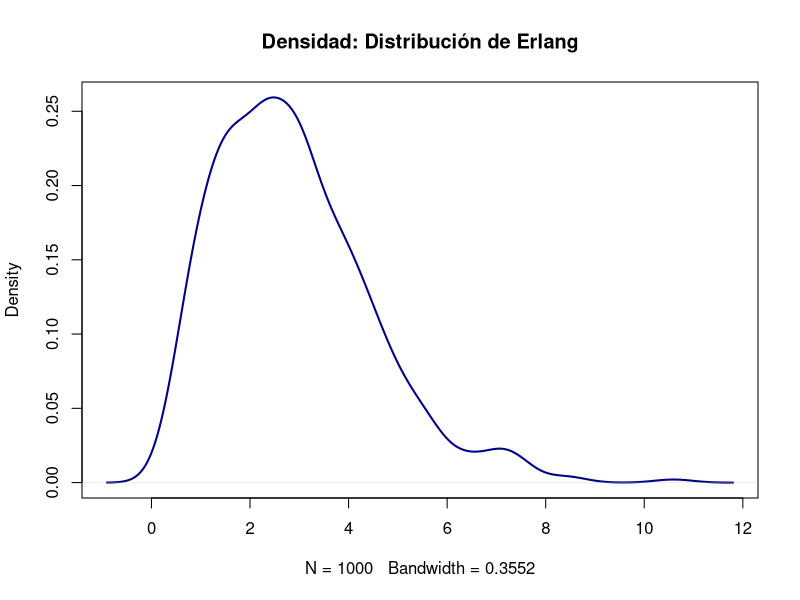
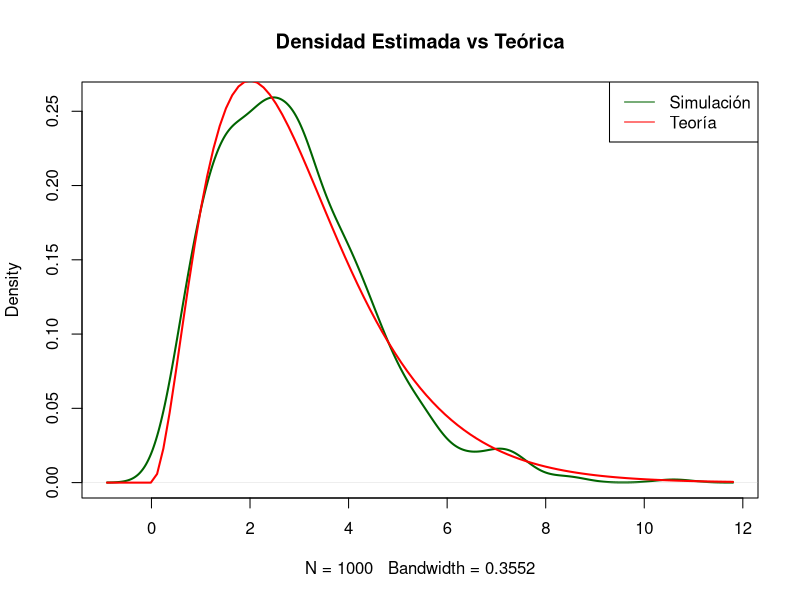
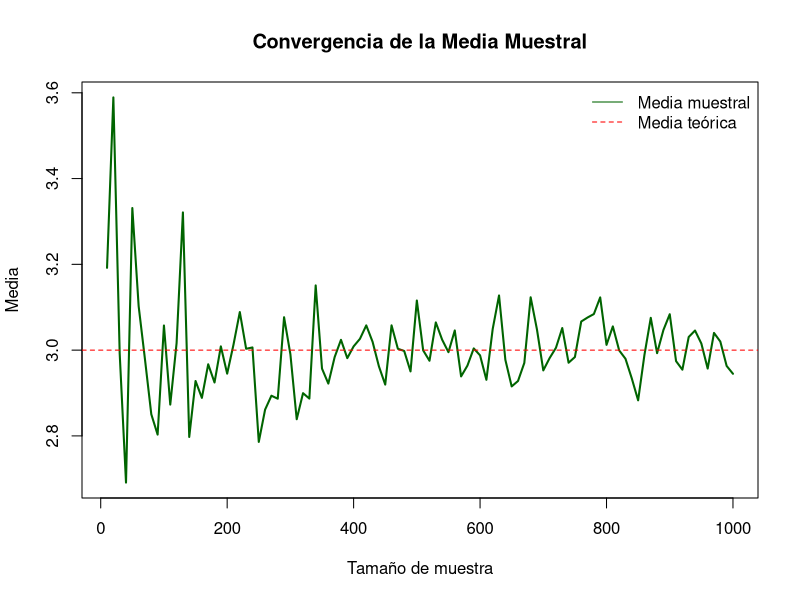

Generate these figures, in order, with R:
## ---- chunk 1
knitr::opts_chunk$set(warning = FALSE, message = FALSE, echo = TRUE)
## ---- chunk 2
set.seed(123)  # Para reproducibilidad
n <- 1000  # Número de muestras
shape <- 3  # Parámetro de forma (k)
rate <- 1  # Tasa (lambda)
erlang_data <- rgamma(n, shape = shape, rate = rate)
## ---- chunk 3
plot(density(erlang_data), main = "Densidad: Distribución de Erlang", col = "darkblue", lwd = 2)
## ---- chunk 4
plot(density(erlang_data), main = "Densidad Estimada vs Teórica", col = "darkgreen", lwd = 2)
curve(dgamma(x, shape = shape, rate = rate), col = "red", lwd = 2, add = TRUE)
legend("topright", legend = c("Simulación", "Teoría"), col = c("darkgreen", "red"), lty = 1)
## ---- chunk 5
mean_theory <- shape / rate
mean_sim <- mean(erlang_data)
## ---- chunk 6
var_theory <- shape / (rate^2)
var_sim <- var(erlang_data)
## ---- chunk 7
cat("Media teórica: ", mean_theory, "\n")
cat("Media muestral: ", mean_sim, "\n")
cat("Varianza teórica: ", var_theory, "\n")
cat("Varianza muestral: ", var_sim, "\n")
## ---- chunk 8
n_values <- seq(10, 1000, by = 10)
means <- sapply(n_values, function(n) {
  sim <- rgamma(n, shape = shape, rate = rate)
  mean(sim)
})

plot(n_values, means, type = "l", main = "Convergencia de la Media Muestral", xlab = "Tamaño de muestra", ylab = "Media", col = "darkgreen", lwd = 2)
abline(h = mean_theory, col = "red", lty = 2)
legend("topright", legend = c("Media muestral", "Media teórica"), col = c("darkgreen", "red"), lty = c(1, 2), bty = "n")

